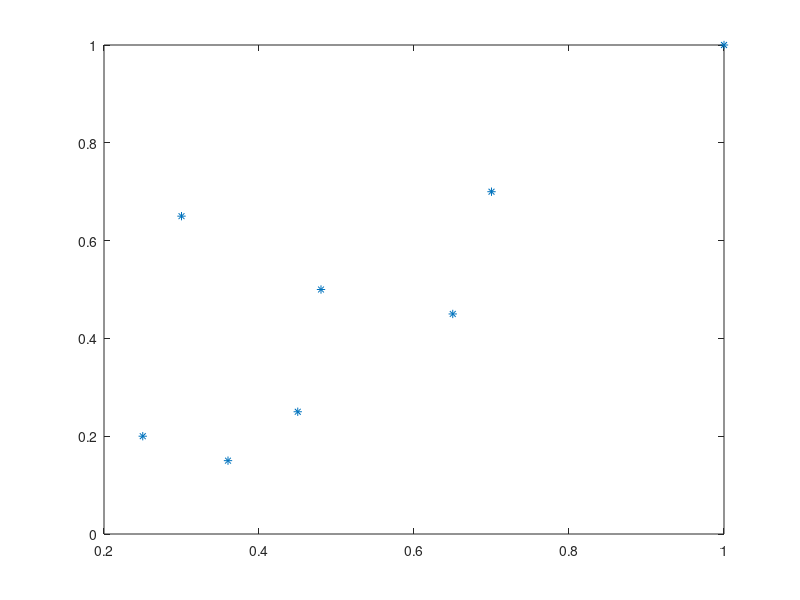

Reproduce this figure in MATLAB. (Note: this script raises an error after producing the figure.)
x=[0.25 0.30 0.45 0.36 0.48 0.65 0.7 1];
y=[0.2 0.65 0.25 0.15 0.5 0.45 0.70 1];
p=polyfit(x,y,2);
A=p(1);
B=p(2);
C=p(3);
plot(x,y,'*');
hold on;
x=linspace(0,6,100);
plot(x,A*x^2+B*x+C);
display(p);
